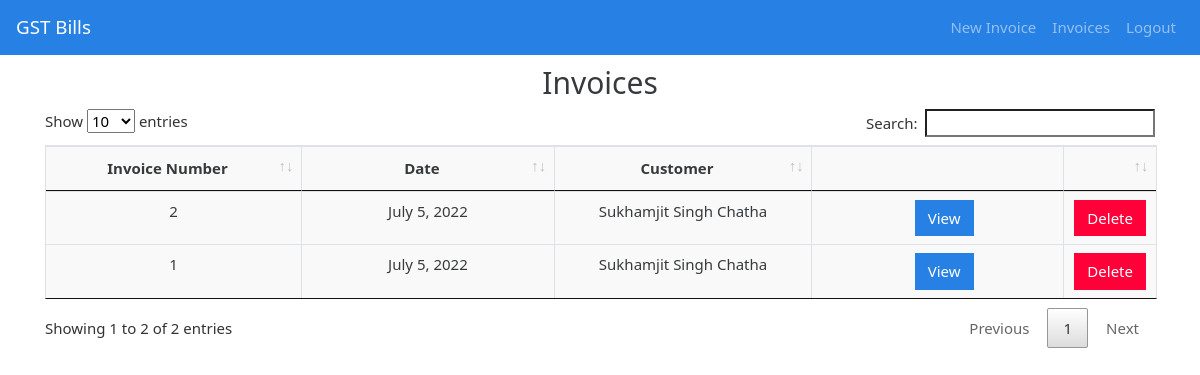
The page /invoices (signed in) on the database its author committed.
### gstbillingapp/models.py (models this page shows, shortened)
class Invoice(models.Model):
    user = models.ForeignKey(User,
                             null=True,
                             blank=True,
                             on_delete=models.SET_NULL)
    invoice_number = models.IntegerField()
    invoice_date = models.DateField()
    invoice_customer = models.ForeignKey('Customer',
                                         on_delete=models.SET_NULL,
                                         null=True)
    invoice_json = models.TextField()
    inventory_reflected = models.BooleanField(default=True)
    books_reflected = models.BooleanField(default=True)

class Customer(models.Model):
    user = models.ForeignKey(User,
                             null=True,
                             blank=True,
                             on_delete=models.SET_NULL)
    customer_name = models.CharField(max_length=200)
    customer_address = models.TextField(max_length=600, blank=True, null=True)
    customer_phone = models.CharField(max_length=14, blank=True, null=True)
    customer_gst = models.CharField(max_length=15, blank=True, null=True)
    def __str__(self):
        return self.customer_name

### gstbillingapp/views.py (the view)
# urls.py: path('invoices', views.invoices, name='invoices'),
@login_required
def invoices(request):
    context = {}
    context['invoices'] = Invoice.objects.filter(
        user=request.user).order_by('-id')
    return render(request, 'gstbillingapp/invoices.html', context)

### gstbillingapp/templates/gstbillingapp/invoices.html (shortened to what this page needs)
{% extends "gstbillingapp/base.html" %} {% load static %} {% block content %}
<h2 style="text-align: center; margin-top:10px;"><b>Invoices</b></h2>
<table class="table table-bordered" id="invoice-table">
  <thead>
    <tr>
      <th style="text-align: center;">Invoice Number</th>
      <th style="text-align: center;">Date</th>
      <th style="text-align: center;">Customer</th>
      <th></th>
      <th></th>
    </tr>
  </thead>
  <tbody class="two-col-form">
    {% for invoice in invoices %}
    <tr>
      <td style="text-align: center;">{{invoice.invoice_number}}</td>
      <td style="text-align: center;">{{invoice.invoice_date}}</td>
      <td style="text-align: center;">{{invoice.invoice_customer}}</td>
      <td >
        <a href="{% url 'invoice_viewer' invoice.id %}"
          ><button type="button" class="btn btn-primary" style="margin-left: 40%;">View</button></a
        >
      </td>
      <td>
        <button
          type="button"
          class="btn btn-danger"
          data-toggle="modal"
          data-target="#invoiceDeleteModal"
          data-invoice-id="{{invoice.id}}"
          data-invoice-number="{{invoice.invoice_number}}, for {{invoice.invoice_customer}}"
        >
          Delete
        </button>
      </td>
    </tr>
    {% endfor %}
  </tbody>
</table>
{% endblock %}

### gstbillingapp/templates/gstbillingapp/base.html (shortened to what this page needs)
{% load static %}
<!doctype html>
<html lang="en">
<head>
	<link rel="stylesheet" href="{% static "gstbillingapp/bootstrap-4.4.1-dist/css/bootstrap-cosmo.min.css" %}">
	<link rel="stylesheet" href="{% static "gstbillingapp/main.css" %}">
	<link rel="stylesheet" href="{% static "gstbillingapp/DataTables/jquery.dataTables.min.css" %}">
	<link rel="stylesheet" href="{% static "gstbillingapp/DataTables/dataTables.bootstrap4.min.css" %}">
</head>
<body>
		{% include "gstbillingapp/navbar.html" %}
		<div class="container">
		{% block content %}{% endblock %}
	</div>
</body>
</html>

### gstbillingapp/templates/gstbillingapp/navbar.html (shortened to what this page needs)
<nav class="navbar navbar-expand-lg navbar-dark bg-primary" style="width: 100%;">
  <a class="navbar-brand" href="{% url 'landing_page' %}">GST Bills</a>
  <div class="collapse navbar-collapse" id="navbarSupportedContent">
    <ul class="navbar-nav ml-auto">
      {% if user.is_authenticated %}
      <li class="nav-item">
        <a class="nav-link" href="{% url 'invoice_create' %}"
          >New Invoice <span class="sr-only">(current)</span></a
        >
      </li>
      <li class="nav-item">
        <a class="nav-link" href="{% url 'invoices' %}">Invoices</a>
      </li>
      <li class="nav-item">
        <a class="nav-link" href="{% url 'logout' %}?next=/">Logout</a>
      </li>
      {% endif %}
    </ul>
  </div>
</nav>

### gstbillingapp/static/gstbillingapp/main.css (style rules this page uses)
.table-bordered td, .table-bordered th { padding: 0.25em; }
.table-bordered tbody td, .table-bordered tbody th, .table-bordered thead th, .table-bordered thead td { background: #f9f9f9; }
.two-col-form td, .two-col-form th { width: 25%; }

### rows shown on the page
Invoice: invoice_number "2", invoice_date "July 5, 2022", invoice_customer "Sukhamjit Singh Chatha"
Invoice: invoice_number "1", invoice_date "July 5, 2022", invoice_customer "Sukhamjit Singh Chatha"
